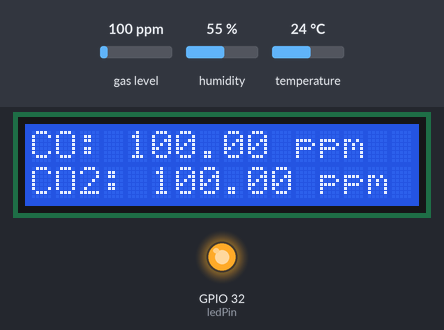
Bench run of a sketch on a simulated ESP32. Parts: 16×2 character LCD, output pins drawn as LEDs (lit = HIGH). The test bench sets the inputs (shaded band); at power-on: gas level 100 ppm, humidity 55 %, temperature 24 °C. WiFi joins after 1.5 s; servers stay silent unless stated; uploads are accepted with an empty reply; what the sketch prints to the serial monitor is not drawn.

Above: at 22.4 s.
At 24.4 s:
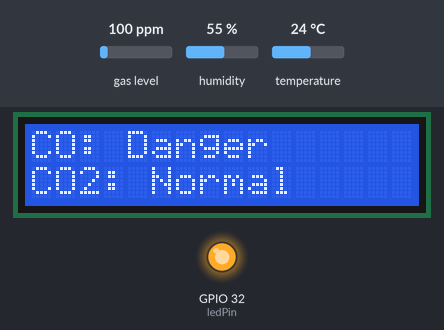
At 26.4 s:
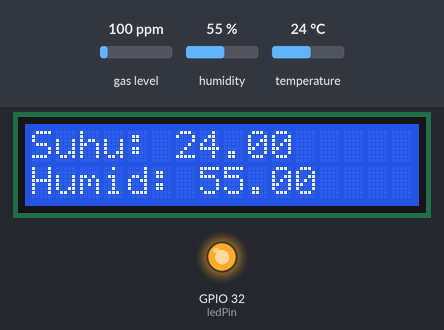
At 28.4 s:
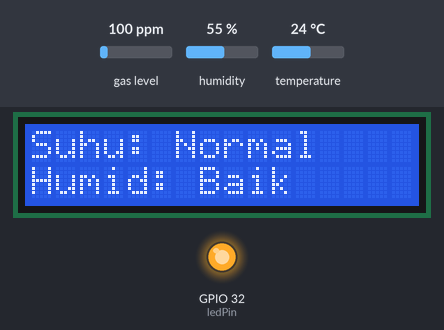
Timing chart, 0 to 29.9 s (numbered marks = the images above):
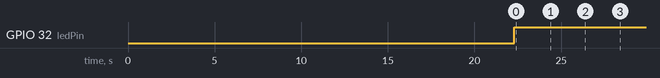

Measured:
- by itself, GPIO 32 (ledPin): LOW → HIGH at 22.3 s
- by itself, everything shown: repeats every 27.3 s, in 4 steps
- what the display in image 0 shows lasts 2.0 s, from 22.3 s to 24.3 s

The sketch:

airquality.ino
```cpp
#include <WiFi.h>
#include <HTTPClient.h>
#include <Adafruit_Sensor.h>
#include <DHT.h>
#include <DHT_U.h>
#include <Wire.h>
#include <LiquidCrystal_I2C.h>
#include <MQUnifiedsensor.h>

// Konstan untuk WiFi credentials
const char *WIFI_SSID = "Redmi Note 12 Pro";
const char *WIFI_PASS = "66666666";

// API server address
const char *serverName = "http://192.168.75.25:3001/api/v1/sic5/sensor-data";

// Pin assignments
int sensor_input = 34;
#define DHTPIN 4  // DHT22 sensor pin
#define DHTTYPE DHT11  // DHT sensor type
const int ledPin = 32;  // LED pin

// Global objects
DHT dht(DHTPIN, DHTTYPE);
LiquidCrystal_I2C lcd(0x27, 16, 2);

#define Board "ESP-32"
#define Voltage_Resolution 3.3
#define ADC_Bit_Resolution 12
#define RatioMQ135CleanAir 3.6

MQUnifiedsensor MQ135(Board, Voltage_Resolution, ADC_Bit_Resolution, sensor_input, "MQ-135");

// Fungsi untuk mendapatkan data suhu
float get_temperature_data() {
  float t = dht.readTemperature();
  if (isnan(t)) {
    Serial.println(F("Error reading temperature!"));
    return 0.0;
  } else {
    Serial.print(F("Temperature: "));
    Serial.print(t);
    Serial.println(F("°C"));
    return t;
  }
}

// Fungsi untuk mendapatkan data kelembaban
float get_humidity_data() {
  float h = dht.readHumidity();
  if (isnan(h)) {
    Serial.println(F("Error reading humidity!"));
    return 0.0;
  } else {
    Serial.print(F("Humidity: "));
    Serial.print(h);
    Serial.println(F("%"));
    return h;
  }
}

// Fungsi untuk membaca data dari sensor MQ-135
float get_CO_data() {
  MQ135.setRegressionMethod(1);
  MQ135.setA(605.18); MQ135.setB(-3.937);
  MQ135.update();
  return MQ135.readSensor();
}

float get_CO2_data() {
  MQ135.setRegressionMethod(1);
  MQ135.setA(110.47); MQ135.setB(-2.862);
  MQ135.update();
  return MQ135.readSensor();
}


void send_data_to_server(float temperature, float humidity, float CO, float CO2) {
  if (WiFi.status() == WL_CONNECTED) {
    HTTPClient http;

    http.begin(serverName);
    http.addHeader("Content-Type", "application/json");

    String jsonData = "{\"temperature\":" + String(temperature) +
                      ",\"humidity\":" + String(humidity) +
                      ",\"CO\":" + String(CO) +
                      ",\"CO2\":" + String(CO2) + "}";

    int httpResponseCode = http.POST(jsonData);

    if (httpResponseCode > 0) {
      String response = http.getString();
      Serial.println(httpResponseCode);
      Serial.println(response);
    } else {
      Serial.print("Error on sending POST: ");
      Serial.println(httpResponseCode);
    }

    http.end();
  } else {
    Serial.println("Error in WiFi connection");
  }
}


// Fungsi untuk mengontrol lampu berdasarkan kondisi lingkungan
void control_lamp(float temperature, float humidity, float CO, float CO2) {
  bool is_hot = temperature > 32.0; // Kondisi suhu terlalu panas
  bool is_dry = humidity < 35.0; // Kondisi kelembapan terlalu kering
  bool is_wet = humidity > 76; // Kondisi kelembapan terlalu lembap
  bool is_high_CO = CO > 50; // Kondisi CO lebih dari 50 ppm
  bool is_high_CO2 = CO2 > 1000; // Kondisi CO2 lebih dari 1000 ppm

  if (is_hot || is_dry || is_wet || is_high_CO || is_high_CO2) {
    digitalWrite(ledPin, HIGH); // Nyalakan lampu
  } else {
    digitalWrite(ledPin, LOW); // Matikan lampu
  }
}


// Fungsi untuk menampilkan kualitas udara pada LCD berdasarkan CO dan CO2
void display_status(float temperature, float humidity, float CO, float CO2) {
  lcd.clear();
  lcd.setCursor(0, 0);
  lcd.print("CO: ");
  lcd.print(CO);
  lcd.print(" ppm");

  lcd.setCursor(0, 1);
  lcd.print("CO2: ");
  lcd.print(CO2);
  lcd.print(" ppm");

  delay(2000); // Tampilkan nilai CO dan CO2 selama 2 detik

  lcd.clear();
  lcd.setCursor(0, 0);
  if (CO <= 9) {
    lcd.print("CO: Normal");
  } else if (CO <= 35) {
    lcd.print("CO: Warning");
  } else if (CO <= 200) {
    lcd.print("CO: Danger");
  } else {
    lcd.print("CO: Critical");
  }

  lcd.setCursor(0, 1);
  if (CO2 <= 600) {
    lcd.print("CO2: Normal");
  } else if (CO2 <= 1000) {
    lcd.print("CO2: Warning");
  } else if (CO2 <= 2000) {
    lcd.print("CO2: Danger");
  } else {
    lcd.print("CO2: Critical");
  }

  delay(2000); // Tampilkan status CO dan CO2 selama 2 detik


  lcd.clear();
  lcd.setCursor(0, 0);
  lcd.print("Suhu: ");
  lcd.print(temperature);

  lcd.setCursor(0, 1);
  lcd.print("Humid: ");
  lcd.print(humidity);

  delay(2000);


   lcd.clear();
  lcd.setCursor(0, 0);
  if (temperature <= 32) {
    lcd.print("Suhu: Normal");
  } else if (temperature <= 35) {
    lcd.print("Suhu: Warning");
  } else if (temperature <= 40) {
    lcd.print("Suhu: Danger");
  } else {
    lcd.print("Suhu: Critical");
  }

  lcd.setCursor(0, 1);
  if (humidity >= 45 && humidity <= 65) {
    lcd.print("Humid: Baik");
  } else if ((humidity >= 35 && humidity < 45) || (humidity > 65 && humidity <= 75)) {
    lcd.print("Humid: Cukup");
  } else if (humidity < 35 || humidity > 75) {
    lcd.print("Humid: Bahaya");
  } else {
    lcd.print("Humid: Invalid"); // Untuk menangani nilai-nilai yang tidak sesuai, jika ada
  }


  delay(1000); // Tampilkan status suhu dan kelembapan selama 2 detik
}


// Fungsi untuk menampilkan data CO dan CO2 pada Serial Monitor
void display_serial(float CO, float CO2) {
  Serial.print("CO Concentration: ");
  Serial.print(CO);
  Serial.println(" ppm");

  Serial.print("CO2 Concentration: ");
  Serial.print(CO2);
  Serial.println(" ppm");
}

void setup() {
  Serial.begin(115200);
  WiFi.begin(WIFI_SSID, WIFI_PASS);
  while (WiFi.status() != WL_CONNECTED) {
    delay(1000);
    Serial.println("Connecting to WiFi...");
  }
  Serial.println("Connected to WiFi");

  dht.begin();
  lcd.init();
  lcd.backlight();
  pinMode(ledPin, OUTPUT);

  MQ135.setRegressionMethod(1);
  MQ135.init();

  Serial.print("Calibrating...\n");
  float calcR0 = 0;
  for(int i = 1; i <= 10; i++) {
    MQ135.update();
    calcR0 += MQ135.calibrate(RatioMQ135CleanAir);
    Serial.print(".");
  }
  MQ135.setR0(calcR0 / 10);
  Serial.println(" Calibration is done!\n");

  if (isinf(calcR0)) {
    Serial.println("Warning: Connection issue detected, R0 is infinite (Open circuit detected) please check your wiring and supply");
    while (1);
  }
  if (calcR0 == 0) {
    Serial.println("Warning: Connection issue detected, R0 is zero (Analog pin with short circuit to ground) please check your wiring and supply");
    while (1);
  }

  Serial.print("R0: ");
  Serial.print(MQ135.getR0());
  Serial.println(" kohm");
}

void loop() {
  delay(20000);
  float temperature = get_temperature_data();
  float humidity = get_humidity_data();
  float CO = get_CO_data();
  float CO2 = get_CO2_data();


  send_data_to_server(temperature, humidity, CO, CO2);
  control_lamp(temperature, humidity, CO, CO2);
  display_status(temperature, humidity, CO, CO2);
  display_serial(CO, CO2);
}
```
